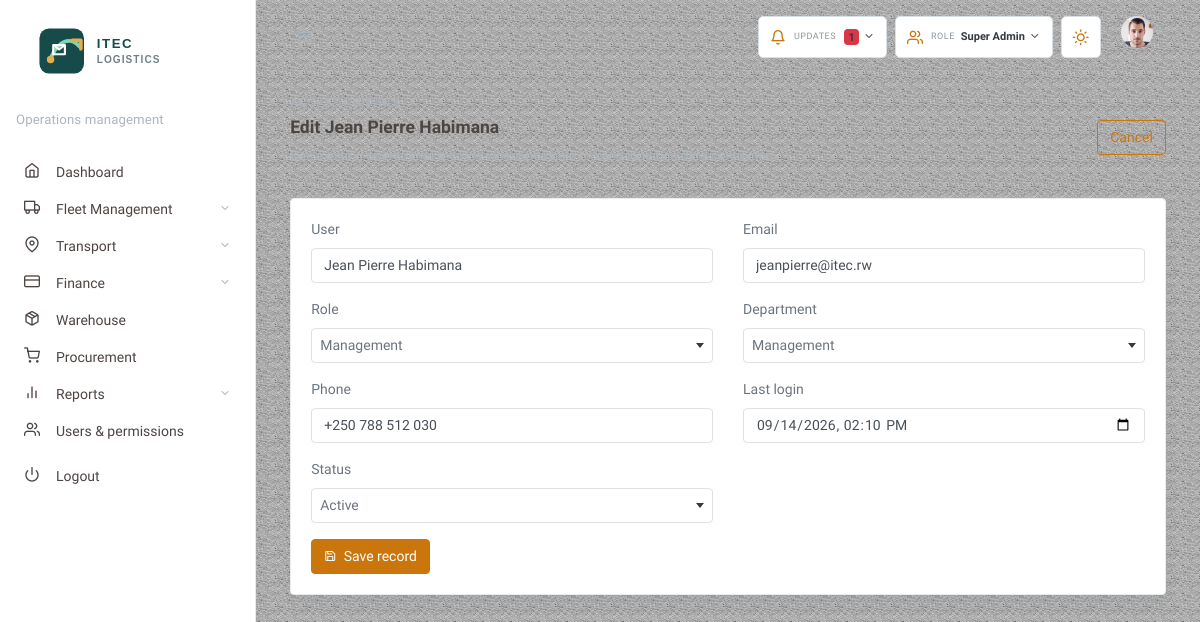
The app's page /logistics-mvc/public/?route=users&action=edit&id=Jean+Pierre+Habimana (signed in) with its own data.
### tables this page shows
CREATE TABLE users (
    id INT UNSIGNED AUTO_INCREMENT PRIMARY KEY,
    role_id INT UNSIGNED NOT NULL,
    full_name VARCHAR(150) NOT NULL,
    email VARCHAR(190) NOT NULL UNIQUE,
    password_hash VARCHAR(255) NOT NULL,
    phone VARCHAR(40) NULL,
    department VARCHAR(80) NULL,
    status ENUM('active','inactive','locked') NOT NULL DEFAULT 'active',
    last_login_at DATETIME NULL,
    created_at TIMESTAMP DEFAULT CURRENT_TIMESTAMP,
    FOREIGN KEY (role_id) REFERENCES roles(id)
);

### bootstrap.php (called while the page is built, shortened)
<?php
$config = require __DIR__ . '/config/config.php';
spl_autoload_register(static function (string $class): void {
    $path = __DIR__ . '/app/' . str_replace('\\', '/', $class) . '.php';
});
function config(string $key, mixed $default = null): mixed
{
    global $config;
    $value = $config;
    foreach (explode('.', $key) as $segment) {
        $value = $value[$segment];
    }
    return $value;
}
function view(string $template, array $data = []): void
{
    extract($data, EXTR_SKIP);
    require __DIR__ . '/app/Views/' . $template . '.php';
}

### app/Controllers/LogisticsController.php (called while the page is built, shortened)
<?php
class LogisticsController
{
    public function users(): void { $this->render('users'); }
    private function render(string $key): void
    {
        $action = $_GET['action'] ?? 'index';
        $id = isset($_GET['id']) ? (string) $_GET['id'] : null;
        $module = LogisticsData::module($key);
        $reportType = (string) ($_GET['report_type'] ?? '');
        $record = $id !== null ? LogisticsData::find($key, $id) : null;
        \view('modules/index', [
            'title' => $module['title'],
            'moduleKey' => $key,
            'module' => $module,
            'action' => $action,
            'saved' => ($_GET['saved'] ?? '') === '1',
            'record' => $record,
            'audit' => LogisticsData::auditLog(),
            'error' => $_GET['error'] ?? null,
            'reportType' => $reportType,
        ]);
    }
}

### routes/web.php (called while the page is built, shortened)
<?php
$routes = [
    'home' => ['Controllers\\HomeController', 'index'],
    'login' => ['Controllers\\HomeController', 'login'],
    'logout' => ['Controllers\\HomeController', 'logout'],
    'dashboard' => ['Controllers\\DashboardController', 'index'],
    'vehicles' => ['Controllers\\LogisticsController', 'vehicles'],
    'trips' => ['Controllers\\LogisticsController', 'trips'],
    'drivers' => ['Controllers\\LogisticsController', 'drivers'],
    'maintenance' => ['Controllers\\LogisticsController', 'maintenance'],
    'requests' => ['Controllers\\LogisticsController', 'requests'],
    'fuel' => ['Controllers\\LogisticsController', 'fuel'],
    'expenses' => ['Controllers\\LogisticsController', 'expenses'],
    'warehouse' => ['Controllers\\LogisticsController', 'warehouse'],
    'reports' => ['Controllers\\LogisticsController', 'reports'],
    'deliveries' => ['Controllers\\LogisticsController', 'deliveries'],
    'procurement' => ['Controllers\\LogisticsController', 'procurement'],
    'users' => ['Controllers\\LogisticsController', 'users'],
];
$route = $_GET['route'] ?? 'home';
$route = trim((string) $route, '/');
[$controller, $action] = $routes[$route];
$instance = new $controller();
$instance->{$action}();

### public/index.php (called while the page is built, shortened)
<?php
require dirname(__DIR__) . '/bootstrap.php';
require dirname(__DIR__) . '/routes/web.php';

### app/Models/LogisticsData.php (called while the page is built, shortened)
<?php
final class LogisticsData
{
    private static ?PDO $db = null;
    private static function db(): PDO
    {
        if (self::$db instanceof PDO) {
            return self::$db;
        }
        self::$db = Database::connection();
        return self::$db;
    }
    public static function fieldOptions(string $key, string $column): array
    {
        return match (true) {
            $key === 'vehicles' && $column === 'Assigned driver' => array_merge(['None'], self::columnValues('drivers', 'full_name')),
            $key === 'drivers' && $column === 'Assigned vehicle' => array_merge(['None'], self::columnValues('vehicles', 'plate_number')),
            in_array($column, ['Vehicle'], true) && $key !== 'vehicles' => self::columnValues('vehicles', 'plate_number'),
            $column === 'Driver' => self::columnValues('drivers', 'full_name'),
            in_array($column, ['Requester', 'Submitted by', 'Requested by'], true) => self::columnValues('users', 'full_name'),
            $column === 'Trip' => self::columnValues('trips', 'reference_code'),
            $column === 'Warehouse' => self::columnValues('warehouses', 'warehouse_name'),
            $column === 'Supplier' => self::columnValues('suppliers', 'supplier_name'),
            $column === 'Role' => self::columnValues('roles', 'role_name'),
            $column === 'Department' => ['Operations', 'Fleet', 'Warehouse', 'Finance', 'Management', 'Administration'],
            $column === 'Category' => ['Fuel', 'Toll', 'Repair', 'Allowance', 'Parking', 'Insurance'],
            $column === 'Priority' => ['Urgent', 'High', 'Normal', 'Low'],
            $column === 'Status' => self::statusOptions($key),
            default => [],
        };
    }
    public static function module(string $key): array
    {
        $module = self::definition($key);
        $module['rows'] = self::rows($key);
        return $module;
    }
    public static function find(string $key, string $id): ?array
    {
        foreach (self::rows($key) as $row) {
            if ((string) $row[0] === $id) {
                return $row;
            }
        }
        return null;
    }
    public static function isFileColumn(string $key, string $column): bool
    {
        return in_array($column, array_values(self::fileColumns($key)), true);
    }
    public static function isRequiredColumn(string $key, string $column): bool
    {
        $definition = self::definition($key);
        return in_array($column, $definition['required'] ?? [], true);
    }
    public static function isDateColumn(string $column): bool
    {
        $lower = strtolower($column);
        return str_contains($lower, 'date') ||
            str_contains($lower, 'expiry') ||
            str_contains($lower, 'service') ||
            str_contains($lower, 'due') ||
            str_contains($lower, ' at') ||
            in_array($column, ['Pickup', 'Last login'], true);
    }
    private static function definition(string $key): array
    {
        return $definitions[$key];
    }
    private static function fetchRows(string $sql, callable $map): array
    {
        $statement = self::db()->query($sql);
        return array_map($map, $statement->fetchAll());
    }
    private static function columnValues(string $table, string $column): array
    {
        $statement = self::db()->query("SELECT {$column} FROM {$table} ORDER BY {$column}");
        return array_values(array_filter(array_column($statement->fetchAll(), $column), static fn ($value): bool => $value !== null && $value !== ''));
    }
    private static function statusOptions(string $key): array
    {
        return match ($key) {
            'vehicles' => ['Available', 'On trip', 'Maintenance', 'Inactive'],
            'drivers' => ['Available', 'On trip', 'Off duty', 'Inactive'],
            'trips' => ['Requested', 'Approved', 'Loading', 'In transit', 'Delivered', 'Cancelled'],
            'requests' => ['Pending', 'Approved', 'Assigned', 'Rejected', 'Cancelled'],
            'deliveries' => ['Loading', 'In transit', 'Delivered', 'Failed'],
            'expenses' => ['Pending', 'Approved', 'Rejected'],
            'warehouse' => ['In stock', 'Reorder', 'Out of stock'],
            'maintenance' => ['Open', 'Scheduled', 'In progress', 'Completed', 'Cancelled'],
            'procurement' => ['Draft', 'Quotation', 'Approved', 'Received', 'Rejected'],
            'users' => ['Active', 'Inactive', 'Locked'],
            default => [],
        };
    }
    private static function fileColumns(string $key): array
    {
        return match ($key) {
            'deliveries' => [5 => 'Proof file', 6 => 'Signature file'],
            'fuel' => [7 => 'Receipt file'],
            default => [],
        };
    }
    private static function label(?string $value): string
    {
        return ucwords(str_replace('_', ' ', $value));
    }
    private static function formatDateTime(?string $value): string
    {
        return $value ? date('Y-m-d H:i', strtotime($value)) : '';
    }
}

### config/config.php (called while the page is built, shortened)
<?php
return [
    'app' => [
        'name' => 'ITEC Logistics',
        'base_url' => '/logistics-mvc/public',
    ],
    'db' => [
        'host' => getenv('LOGISTICS_DB_HOST') ?: '127.0.0.1',
        'name' => getenv('LOGISTICS_DB_NAME') ?: 'logistics_mvc',
        'user' => getenv('LOGISTICS_DB_USER') ?: 'root',
        'pass' => getenv('LOGISTICS_DB_PASS') ?: '',
        'charset' => 'utf8mb4',
    ],
];

### app/Core/Database.php (called while the page is built, shortened)
<?php
final class Database
{
    private static ?PDO $connection = null;
    public static function connection(): PDO
    {
        if (self::$connection instanceof PDO) {
            return self::$connection;
        }
        $config = \config('db');
        $dsn = sprintf('mysql:host=%s;dbname=%s;charset=%s', $config['host'], $config['name'], $config['charset']);
        try {
            self::$connection = new PDO($dsn, $config['user'], $config['pass'], [
                PDO::ATTR_ERRMODE => PDO::ERRMODE_EXCEPTION,
                PDO::ATTR_DEFAULT_FETCH_MODE => PDO::FETCH_ASSOC,
                PDO::ATTR_EMULATE_PREPARES => false,
            ]);
        } catch (PDOException $exception) {
            throw new RuntimeException('Logistics database connection failed.', 0, $exception);
        }
        return self::$connection;
    }
}

### app/Views/modules/form.php (the view)
<div class="row align-items-center mb-3"><div class="col"><p class="small text-muted text-uppercase mb-1"><?= htmlspecialchars($module['kicker']) ?></p><h2 class="h5 page-title"><?= htmlspecialchars($formTitle) ?></h2><p class="text-muted small">Use existing operational records where possible to keep logistics data connected.</p></div><div class="col-auto"><a class="btn btn-outline-primary" href="<?= $baseUrl ?>/?route=<?= urlencode($moduleKey) ?>">Cancel</a></div></div>
<div class="card shadow"><div class="card-body"><form method="post" action="<?= htmlspecialchars($formAction) ?>" enctype="multipart/form-data"><div class="row">
<?php foreach ($module['columns'] as $index => $column): ?>
  <?php
    $options = \Models\LogisticsData::fieldOptions($moduleKey, $column);
    $value = $record[$index] ?? '';
    $required = \Models\LogisticsData::isRequiredColumn($moduleKey, $column);
    $isFile = \Models\LogisticsData::isFileColumn($moduleKey, $column);
    $isLong = in_array($column, ['Description', 'Notes'], true);
    $isDateTime = in_array($column, ['Departure at', 'Arrival at', 'Purchased at', 'Delivered at', 'Completed at', 'Last generated', 'Last login'], true);
    $isDate = !$isDateTime && \Models\LogisticsData::isDateColumn($column);
    $inputValue = $isDateTime && $value ? str_replace(' ', 'T', substr((string) $value, 0, 16)) : $value;
  ?>
  <div class="col-md-6 mb-3"><label for="field_<?= $index ?>"><?= htmlspecialchars($column) ?></label>
    <?php if ($isFile): ?>
      <?php if ($value): ?><p class="small text-muted mb-1">Current file: <?= htmlspecialchars((string) $value) ?></p><?php endif; ?>
      <input type="hidden" name="existing_field_<?= $index ?>" value="<?= htmlspecialchars((string) $value) ?>">
      <input class="form-control" type="file" id="field_<?= $index ?>" name="field_<?= $index ?>" accept=".pdf,.png,.jpg,.jpeg,.doc,.docx,.xls,.xlsx">
    <?php elseif ($options): ?>
      <select class="form-control select2" id="field_<?= $index ?>" name="field_<?= $index ?>" <?= $required ? 'required' : '' ?>><option value="">Select <?= strtolower(htmlspecialchars($column)) ?></option><?php foreach ($options as $option): ?><option value="<?= htmlspecialchars($option) ?>" <?= $value === $option ? 'selected' : '' ?>><?= htmlspecialchars($option) ?></option><?php endforeach; ?></select>
    <?php elseif ($isLong): ?>
      <textarea class="form-control" id="field_<?= $index ?>" name="field_<?= $index ?>" rows="3" <?= $required ? 'required' : '' ?>><?= htmlspecialchars((string) $value) ?></textarea>
    <?php else: ?>
      <input class="form-control" type="<?= $isDateTime ? 'datetime-local' : ($isDate ? 'date' : 'text') ?>" id="field_<?= $index ?>" name="field_<?= $index ?>" value="<?= htmlspecialchars((string) $inputValue) ?>" <?= $required ? 'required' : '' ?>>
    <?php endif; ?>
  </div>
<?php endforeach; ?>
</div><button class="btn btn-primary" type="submit"><i class="fe fe-save fe-12 mr-1"></i> Save record</button></form></div></div>

### public/assets/css/feather.css (style rules this page uses)
.fe { font-family: "feather" !important; speak: none; font-style: normal; font-weight: normal; font-variant: normal; text-transform: none; line-height: 1; -webkit-font-smoothing: antialiased; -moz-osx-font-smoothing: grayscale; }
.fe-12 { font-size: 12px; }
.fe-save:before { content: ""; }

### records on screen
users: full_name "Edit Jean Pierre Habimana", full_name "Jean Pierre Habimana", email "jeanpierre@itec.rw", phone "+250 788 512 030"

### other values on screen
$unreadNotifications "1"
role_label() "Super Admin"
$module['kicker'] "ACCESS CONTROL"
$column "User"
$column "Email"
$column "Role"
$column "Department"
$column "Phone"
$column "Last login"
$column "Status"
